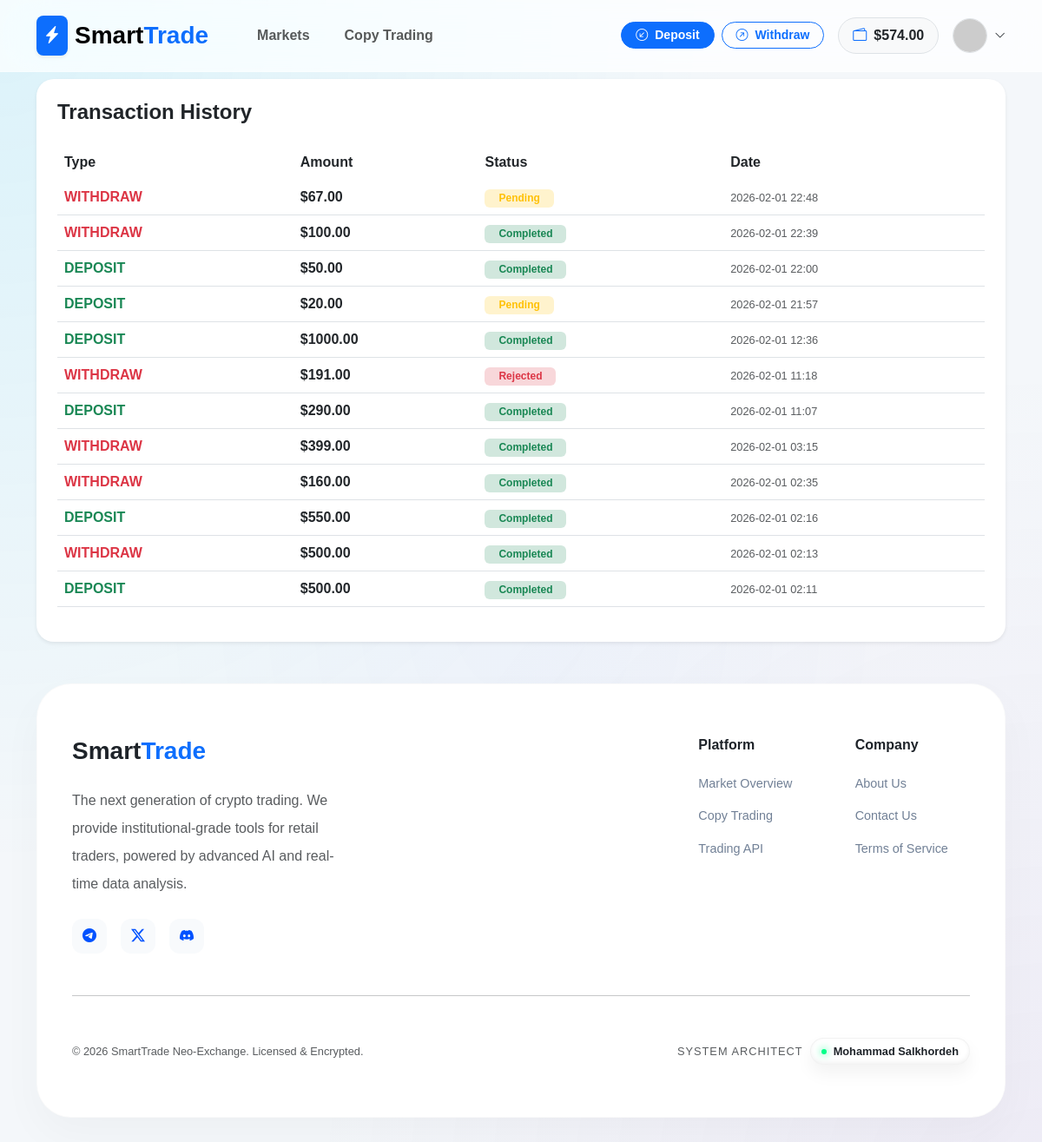
/transactions/history/ (signed in), run on an earlier commit of the app's database.
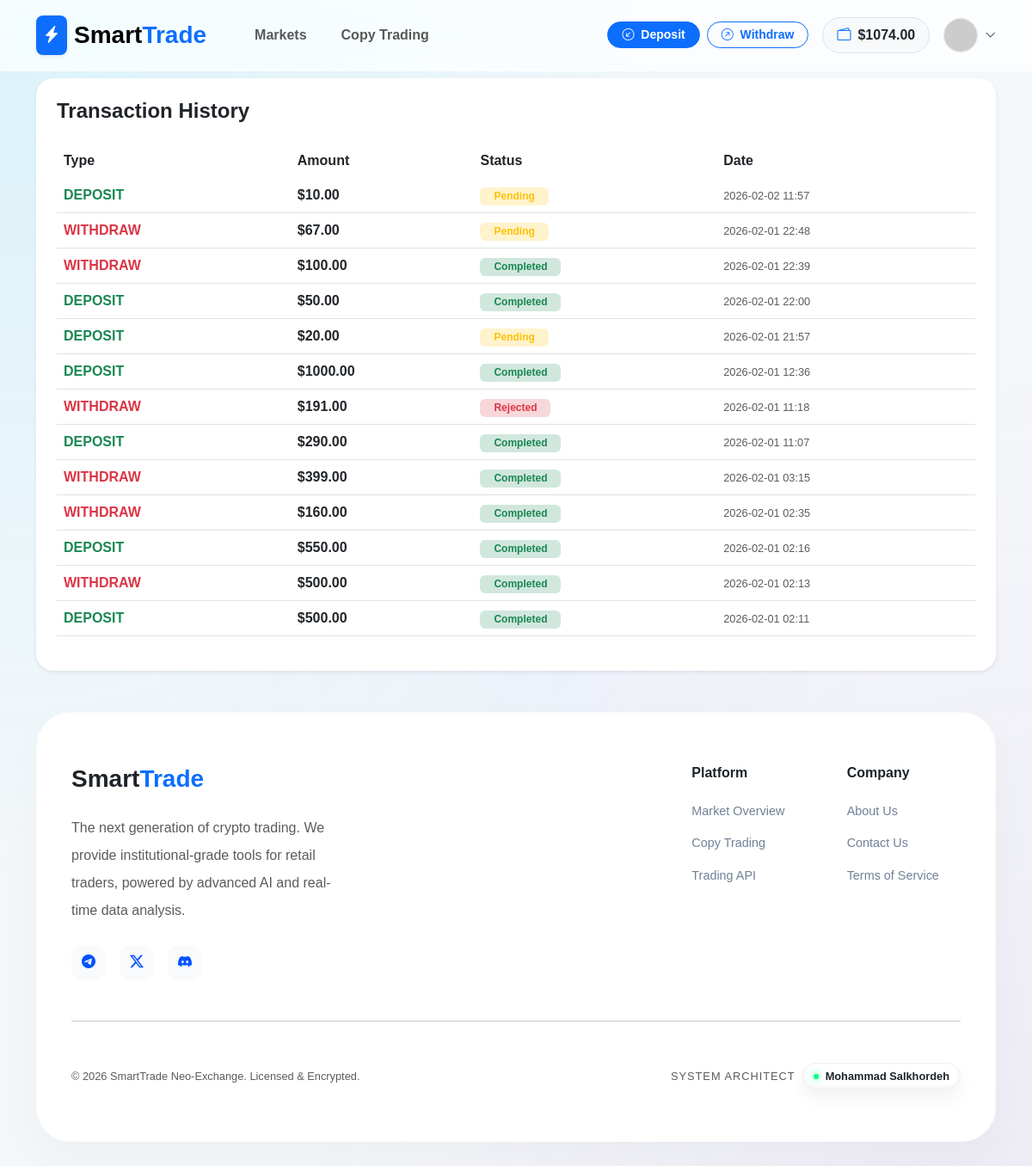
And on a later commit of the database.
### apps/accounts/models.py (models this page shows, shortened)
class User(AbstractUser):
    email = models.EmailField(unique=True, verbose_name="Email Address")
    balance = models.DecimalField(
        max_digits=20,
        decimal_places=2,
        default=0.00,
        verbose_name="Total Balance (USDT)"
    )
    wallet_address = models.CharField(
        max_length=255,
        blank=True,
        null=True,
        verbose_name="User Wallet Address"
    )
    is_verified = models.BooleanField(default=True)
    referred_by = models.ForeignKey('self', on_delete=models.SET_NULL, null=True, blank=True)
    referral_code = models.CharField(max_length=10, unique=True, blank=True)
    USERNAME_FIELD = 'email'
    REQUIRED_FIELDS = ['username']
    class Meta:
        verbose_name = 'User'
        verbose_name_plural = 'Users'

### apps/transactions/models.py (models this page shows, shortened)
class Transaction(models.Model):
    TRANSACTION_TYPES = (
        ('deposit', 'Deposit'),
        ('withdraw', 'Withdraw'),
    )
    STATUS_CHOICES = (
        ('pending', 'Pending'),
        ('approved', 'Approved'),
        ('rejected', 'Rejected'),
    )
    user = models.ForeignKey(settings.AUTH_USER_MODEL, on_delete=models.CASCADE)
    tx_type = models.CharField(max_length=10, choices=TRANSACTION_TYPES)
    amount = models.DecimalField(max_digits=20, decimal_places=2)
    currency = models.CharField(max_length=10, default='USDT') # معمولاً تتر استفاده میشه
    tx_hash = models.CharField(max_length=255)
    status = models.CharField(max_length=10, choices=STATUS_CHOICES, default='pending')
    created_at = models.DateTimeField(auto_now_add=True)
    updated_at = models.DateTimeField(auto_now=True)

### apps/transactions/views.py (the view)
# urls.py: path('history/', views.transaction_history, name='history'),
@login_required
def transaction_history(request):
    transactions = Transaction.objects.filter(user=request.user).order_by('-created_at')
    return render(request, 'transactions/history.html', {
        'transactions': transactions,
        'page_title': 'Transaction History'
    })

### apps/accounts/views.py (called while the page is built)
def user_notifications(request):
    if request.user.is_authenticated:
        return {
            'unread_notifications': request.user.notifications.filter(is_read=False).order_by('-created_at')
        }
    return {}

### templates/transactions/history.html
{% extends 'base.html' %}
{% block content %}
<div class="card border-0 shadow-sm" style="border-radius: 20px;">
    <div class="card-body p-4">
        <h4 class="fw-bold mb-4">Transaction History</h4>
        <div class="table-responsive">
            <table class="table table-hover align-middle">
                <thead class="bg-light">
                    <tr>
                        <th class="border-0">Type</th>
                        <th class="border-0">Amount</th>
                        <th class="border-0">Status</th>
                        <th class="border-0">Date</th>
                    </tr>
                </thead>
                <tbody>
                    {% for tx in transactions %}
                    <tr>
                        <td>
                            <span class="fw-bold {% if tx.tx_type == 'deposit' %}text-success{% else %}text-danger{% endif %}">
                                {{ tx.tx_type|upper }}
                            </span>
                        </td>
                        <td class="fw-bold">${{ tx.amount }}</td>
                        <td>
                            {% if tx.status == 'approved' %}
                                <span class="badge bg-success-subtle text-success px-3">Completed</span>
                            {% elif tx.status == 'pending' %}
                                <span class="badge bg-warning-subtle text-warning px-3">Pending</span>
                            {% else %}
                                <span class="badge bg-danger-subtle text-danger px-3">Rejected</span>
                            {% endif %}
                        </td>
                        <td class="text-muted small">{{ tx.created_at|date:"Y-m-d H:i" }}</td>
                    </tr>
                    {% empty %}
                    <tr>
                        <td colspan="4" class="text-center py-5 text-muted">No transactions recorded yet.</td>
                    </tr>
                    {% endfor %}
                </tbody>
            </table>
        </div>
    </div>
</div>
{% endblock %}

### templates/base.html (shortened to what the changed rows need)
<!DOCTYPE html>
<html lang="en">
<head>
    <link href="https://cdn.jsdelivr.net/npm/bootstrap@5.3.0/dist/css/bootstrap.min.css" rel="stylesheet">
    <link rel="stylesheet" href="https://cdn.jsdelivr.net/npm/bootstrap-icons@1.11.0/font/bootstrap-icons.css">
    <link href="https://cdn.jsdelivr.net/gh/rastikerdar/vazirmatn@v33.003/Vazirmatn-font-face.css" rel="stylesheet">
    <link rel="stylesheet" href="https://cdnjs.cloudflare.com/ajax/libs/animate.css/4.1.1/animate.min.css"/>
</head>
<body>
<nav class="navbar navbar-expand-lg sticky-top d-none d-lg-block">
    <div class="container">
        <div class="collapse navbar-collapse">
            <div class="ms-auto d-flex align-items-center gap-3">
                {% if user.is_authenticated %}
                    <div class="d-none d-xl-flex gap-2">
                        <a href="{% url 'transactions:deposit' %}" class="btn btn-sm btn-primary rounded-pill px-3 fw-bold">
                            <i class="bi bi-arrow-down-left-circle me-1"></i> Deposit
                        </a>
                        <a href="{% url 'transactions:withdraw' %}" class="btn btn-sm btn-outline-primary rounded-pill px-3 fw-bold">
                            <i class="bi bi-arrow-up-right-circle me-1"></i> Withdraw
                        </a>
                    </div>
                    <div class="bg-light px-3 py-2 rounded-pill fw-bold border d-flex align-items-center">
                        <i class="bi bi-wallet2 text-primary me-2"></i>
                        <span class="text-dark">${{ user.balance|floatformat:2 }}</span>
                    </div>
                    <div class="dropdown">
                        <div class="d-flex align-items-center gap-2" data-bs-toggle="dropdown" style="cursor:pointer">
                            <img src="https://ui-avatars.com/api/?name={{ user.username }}&background=0052FF&color=fff&bold=true" class="rounded-circle border" width="40" height="40">
                            <i class="bi bi-chevron-down small"></i>
                        </div>
                    </div>
                {% else %}
                    <a href="{% url 'accounts:login' %}" class="btn fw-bold px-4">Login</a>
                    <a href="{% url 'accounts:register' %}" class="btn btn-primary rounded-pill px-4 fw-bold shadow-sm">Join Now</a>
                {% endif %}
            </div>
        </div>
    </div>
</nav>
<div class="container mt-2 animate__animated animate__fadeIn">
    {% block content %}{% endblock %}
</div>
</body>
</html>

What changed in the data, as far as the page shows it:
changed User: balance "574.00" → "1074.00"
added Transaction: tx_type "DEPOSIT", amount "10.00", status "Pending", created_at "2026-02-02 11:57"
